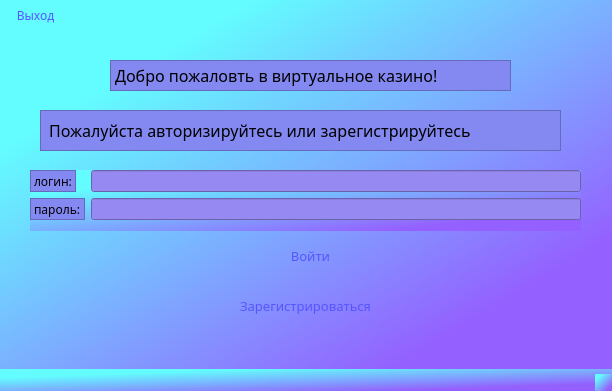
<?xml version="1.0" encoding="UTF-8"?>
<ui version="4.0">
 <class>MainWindow</class>
 <widget class="QMainWindow" name="MainWindow">
  <property name="geometry">
   <rect>
    <x>0</x>
    <y>0</y>
    <width>612</width>
    <height>391</height>
   </rect>
  </property>
  <property name="windowTitle">
   <string>MainWindow</string>
  </property>
  <property name="styleSheet">
   <string notr="true">background-color: qlineargradient(spread:reflect, x1:1, y1:1, x2:0, y2:0, stop:0.179104 rgba(148, 96, 255, 255), stop:0.79602 rgba(99, 252, 255, 255));</string>
  </property>
  <widget class="QWidget" name="centralwidget">
   <widget class="QLabel" name="lbl_2">
    <property name="geometry">
     <rect>
      <x>40</x>
      <y>110</y>
      <width>521</width>
      <height>41</height>
     </rect>
    </property>
    <property name="font">
     <font>
      <family>Microsoft JhengHei Light</family>
      <pointsize>12</pointsize>
     </font>
    </property>
    <property name="tabletTracking">
     <bool>false</bool>
    </property>
    <property name="focusPolicy">
     <enum>Qt::NoFocus</enum>
    </property>
    <property name="contextMenuPolicy">
     <enum>Qt::DefaultContextMenu</enum>
    </property>
    <property name="acceptDrops">
     <bool>false</bool>
    </property>
    <property name="layoutDirection">
     <enum>Qt::LeftToRight</enum>
    </property>
    <property name="styleSheet">
     <string notr="true">background-color: rgb(131, 137, 241);</string>
    </property>
    <property name="frameShape">
     <enum>QFrame::StyledPanel</enum>
    </property>
    <property name="frameShadow">
     <enum>QFrame::Plain</enum>
    </property>
    <property name="text">
     <string> Пожалуйста авторизируйтесь или зарегистрируйтесь</string>
    </property>
    <property name="textFormat">
     <enum>Qt::AutoText</enum>
    </property>
    <property name="alignment">
     <set>Qt::AlignLeading|Qt::AlignLeft|Qt::AlignVCenter</set>
    </property>
   </widget>
   <widget class="QWidget" name="formLayoutWidget">
    <property name="geometry">
     <rect>
      <x>30</x>
      <y>170</y>
      <width>551</width>
      <height>61</height>
     </rect>
    </property>
    <layout class="QFormLayout" name="formLayout">
     <item row="0" column="0">
      <widget class="QLabel" name="lbl_login">
       <property name="font">
        <font>
         <family>Microsoft YaHei</family>
         <pointsize>9</pointsize>
        </font>
       </property>
       <property name="styleSheet">
        <string notr="true">background-color: rgb(131, 137, 241);</string>
       </property>
       <property name="frameShape">
        <enum>QFrame::StyledPanel</enum>
       </property>
       <property name="text">
        <string>логин:</string>
       </property>
      </widget>
     </item>
     <item row="1" column="0">
      <widget class="QLabel" name="lbl_passw">
       <property name="font">
        <font>
         <family>Microsoft YaHei</family>
         <pointsize>9</pointsize>
        </font>
       </property>
       <property name="styleSheet">
        <string notr="true">background-color: rgb(131, 137, 241);</string>
       </property>
       <property name="frameShape">
        <enum>QFrame::StyledPanel</enum>
       </property>
       <property name="text">
        <string>пароль:</string>
       </property>
      </widget>
     </item>
     <item row="0" column="1">
      <widget class="QLineEdit" name="lineEdit_login">
       <property name="font">
        <font>
         <family>Segoe UI</family>
         <pointsize>9</pointsize>
         <italic>true</italic>
        </font>
       </property>
       <property name="styleSheet">
        <string notr="true">background-color: rgb(150, 137, 241);</string>
       </property>
      </widget>
     </item>
     <item row="1" column="1">
      <widget class="QLineEdit" name="lineEdit_passw">
       <property name="font">
        <font>
         <family>Segoe UI</family>
         <pointsize>9</pointsize>
         <italic>true</italic>
        </font>
       </property>
       <property name="styleSheet">
        <string notr="true">background-color: rgb(150, 137, 241);</string>
       </property>
      </widget>
     </item>
    </layout>
   </widget>
   <widget class="QLabel" name="lbl1">
    <property name="geometry">
     <rect>
      <x>110</x>
      <y>60</y>
      <width>401</width>
      <height>31</height>
     </rect>
    </property>
    <property name="font">
     <font>
      <family>Microsoft JhengHei Light</family>
      <pointsize>12</pointsize>
     </font>
    </property>
    <property name="styleSheet">
     <string notr="true">background-color: rgb(131, 137, 241);</string>
    </property>
    <property name="frameShape">
     <enum>QFrame::StyledPanel</enum>
    </property>
    <property name="text">
     <string>Добро пожаловть в виртуальное казино!</string>
    </property>
   </widget>
   <widget class="QPushButton" name="pushButton_reg">
    <property name="enabled">
     <bool>true</bool>
    </property>
    <property name="geometry">
     <rect>
      <x>150</x>
      <y>290</y>
      <width>311</width>
      <height>31</height>
     </rect>
    </property>
    <property name="font">
     <font>
      <family>OCR A Extended</family>
      <pointsize>10</pointsize>
     </font>
    </property>
    <property name="mouseTracking">
     <bool>false</bool>
    </property>
    <property name="tabletTracking">
     <bool>false</bool>
    </property>
    <property name="focusPolicy">
     <enum>Qt::ClickFocus</enum>
    </property>
    <property name="contextMenuPolicy">
     <enum>Qt::DefaultContextMenu</enum>
    </property>
    <property name="toolTip">
     <string/>
    </property>
    <property name="styleSheet">
     <string notr="true">color: rgb(85, 85, 255);</string>
    </property>
    <property name="text">
     <string>Зарегистрироваться</string>
    </property>
    <property name="flat">
     <bool>true</bool>
    </property>
   </widget>
   <widget class="QPushButton" name="pushButton_exit">
    <property name="enabled">
     <bool>true</bool>
    </property>
    <property name="geometry">
     <rect>
      <x>-10</x>
      <y>0</y>
      <width>91</width>
      <height>31</height>
     </rect>
    </property>
    <property name="font">
     <font>
      <family>OCR A Extended</family>
      <pointsize>9</pointsize>
     </font>
    </property>
    <property name="tabletTracking">
     <bool>false</bool>
    </property>
    <property name="focusPolicy">
     <enum>Qt::NoFocus</enum>
    </property>
    <property name="toolTip">
     <string/>
    </property>
    <property name="styleSheet">
     <string notr="true">color: rgb(85, 85, 255);</string>
    </property>
    <property name="text">
     <string>Выход</string>
    </property>
    <property name="flat">
     <bool>true</bool>
    </property>
   </widget>
   <widget class="QPushButton" name="pushButton_enter">
    <property name="geometry">
     <rect>
      <x>200</x>
      <y>240</y>
      <width>221</width>
      <height>31</height>
     </rect>
    </property>
    <property name="font">
     <font>
      <family>OCR A Extended</family>
      <pointsize>10</pointsize>
     </font>
    </property>
    <property name="styleSheet">
     <string notr="true">color: rgb(85, 85, 255);</string>
    </property>
    <property name="text">
     <string>Войти</string>
    </property>
    <property name="flat">
     <bool>true</bool>
    </property>
   </widget>
  </widget>
  <widget class="QMenuBar" name="menubar">
   <property name="geometry">
    <rect>
     <x>0</x>
     <y>0</y>
     <width>612</width>
     <height>26</height>
    </rect>
   </property>
  </widget>
  <widget class="QStatusBar" name="statusbar"/>
 </widget>
 <resources/>
 <connections/>
</ui>
